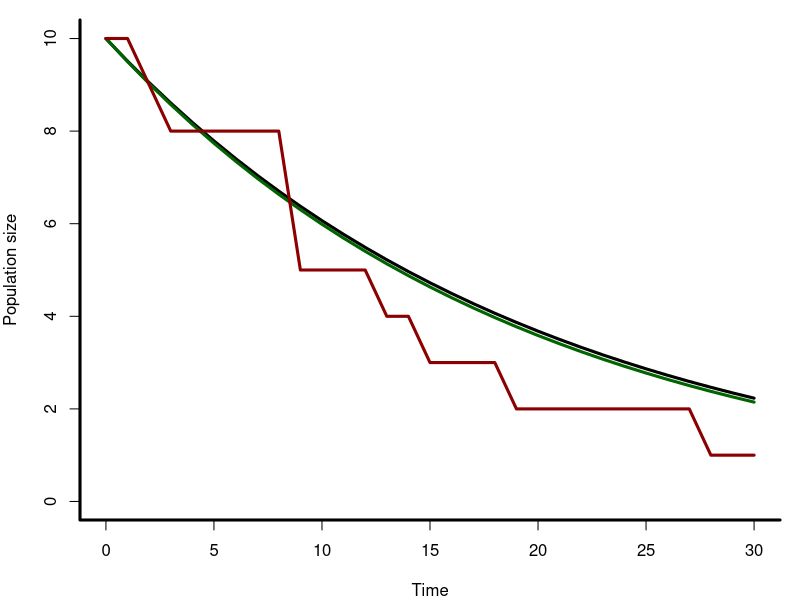

Source code (R):
## Simple stochastic models: computer exercise
## Clinic on Dynamical Approaches to Infectious Disease Data
## International Clinics on Infectious Disease Dynamics and Data Program
## University of Florida, Gainesveille, FL, USA
##
## Juliet R.C. Pulliam, 2016
## Some Rights Reserved
## CC BY-NC 3.0 (http://creativecommons.org/licenses/by-nc/3.0/)
## 
## BASED ON an Excel tutorial developed by Alex Welte (2012)
##
rm(list=ls())

initialPopulationSize <- 10
mortalityRate <- 0.05
timeStep <- 1
maxTime <- 30

par(bty='L',lwd=3,mar=c(4,4,1,1))
plot(NA,NA,ylim=c(0,initialPopulationSize),xlim=c(0,maxTime),
		 ylab='Population size',xlab='Time')

analytic <- function(initial = initialPopulationSize,
										 rate = mortalityRate,
										 times = seq(0,maxTime,timeStep),plot=T){
	ts <- data.frame(time = times,populationSize = initial * exp(-rate*times))
	lines(ts$time,ts$populationSize,type='l')
	return(ts)
}

discreteTime <- function(initial = initialPopulationSize,
												 rate = mortalityRate,
												 stepSize = timeStep,maxT=maxTime,plot=T){
	tt <- 0
	ts <- data.frame(time = tt,populationSize = initial)
	step <- 1
	while(tt<maxT){
		ts <- rbind(ts,
								c(ts$time[step]+stepSize,ts$populationSize[step]-rate*ts$populationSize[step]*stepSize))
		step <- step+1
		tt <- tt+timeStep
	}
	lines(ts$time,ts$populationSize,type='l',col='darkgreen')
	return(ts)
}

individual <- function(initial = initialPopulationSize,
											 rate = mortalityRate,
											 stepSize = timeStep,maxT=maxTime,plot=T){
	deathTimes <- rexp(initial,rate)
	ts <- data.frame(time = 0,populationSize = initial)
	for(tt in seq(stepSize,maxT,stepSize)){
		ts <- rbind(ts,
								c(time = tt,populationSize = sum(deathTimes>=tt)))
	}
	lines(ts$time,ts$populationSize,type='l',col='darkred')
	return(ts)
}

analytic()
discreteTime()
individual()
